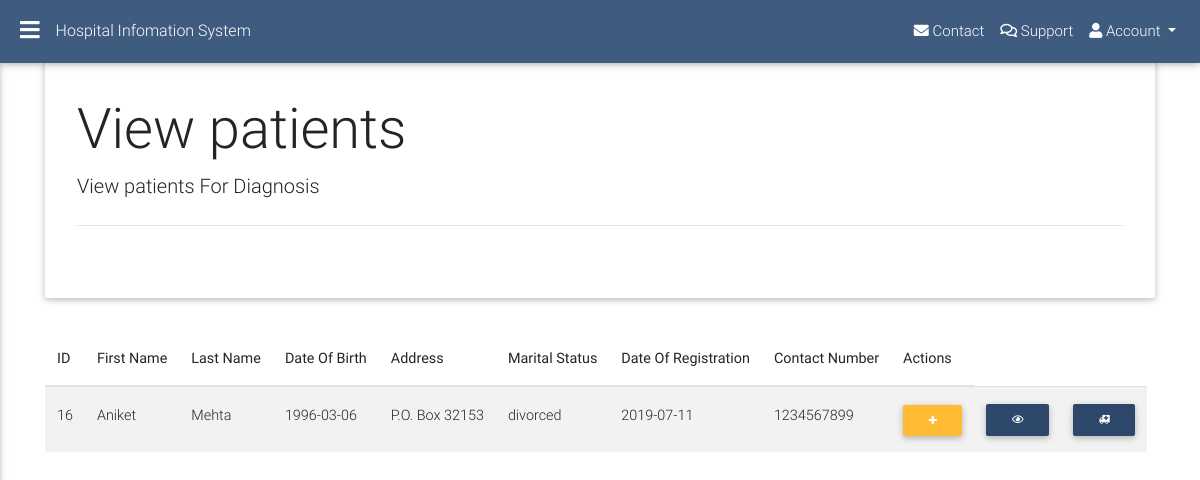
Screenshot of /src/diag/viewDiag.php (signed in) with the database file from the repository.
### tables this page shows
CREATE TABLE `patients` (
  `user_id` int(11) NOT NULL,
  `firstname` varchar(256) DEFAULT NULL,
  `lastname` varchar(256) DEFAULT NULL,
  `dob` date DEFAULT NULL,
  `address` text DEFAULT NULL,
  `married` varchar(256) DEFAULT NULL,
  `dor` date DEFAULT NULL,
  `contact` varchar(256) DEFAULT NULL,
  `referred` varchar(30) DEFAULT NULL,
  `reason` varchar(100) DEFAULT NULL
);

### includes/dao.php (called while the page is built, shortened)
<?php
include "header.php";
include "sidenav.php";
include "jumbo.php";
$jumbo = new jumbo;

### includes/patients/PatientsController.php (called while the page is built, shortened)
<?php
class PatientsController
{
    public function viewAllPatients()
    {
        $db = new DBconnection();
        $dbConn = $db->getConnection();
        return $dbConn->query("SELECT * FROM patients ORDER BY user_id DESC");
    }
}

### src/diag/viewDiag.php (the view, shortened to what this page needs)
<?php include "../../includes/dao.php" ?>
<?php include "../../includes/patients/PatientsController.php";
$patients = new PatientsController();
?>
<div class="container">
    <?= $jumbo->getJumbo("View  patients", "View patients For Diagnosis") ?>
    <?php $patientsList = $patients->viewAllPatients(); ?>
    <table class="table table-responsive table-striped table-hover">
        <thead>
            <th>ID</th>
            <th>First Name</th>
            <th>Last Name</th>
            <th>Date Of Birth</th>
            <th>Address</th>
            <th>Marital Status</th>
            <th>Date Of Registration</th>
            <th>Contact Number</th>
            <th>Actions</th>
        </thead>
        <tbody>
            <?php while ($row = $patientsList->fetch(PDO::FETCH_ASSOC)) {
                ?>
                <tr>
                    <td><?= $row['user_id'] ?></td>
                    <td><?= $row['firstname'] ?></td>
                    <td><?= $row['lastname'] ?></td>
                    <td><?= $row['dob'] ?></td>
                    <td><?= $row['address'] ?></td>
                    <td><?= $row['married'] ?></td>
                    <td><?= $row['dor'] ?></td>
                    <td><?= $row['contact'] ?></td>
                    <td><a title="Add Tests" href="addTests.php?id=<?= $row['user_id'] ?>" class="btn btn-sm btn-warning fa fa-plus"></a> </td>
                    <td><a title="View Tests" href="viewTests.php?id=<?= $row['user_id'] ?>" class="btn btn-sm btn-default fas fa-eye"></a> </td>
                    <td><a title="Refer patient" onclick="modal(<?= $row['user_id'] ?>)" class="btn btn-sm btn-default fa fa-ambulance"></a> </td>
                </tr>
            <?php } ?>
        </tbody>
    </table>
</div>
<?php include "../../includes/footer.php"; ?>

### public/css/all.css (style rules this page uses)
.fa,.fab,.fal,.far,.fas { -moz-osx-font-smoothing:grayscale;-webkit-font-smoothing:antialiased;display:inline-block;font-style:normal;font-variant:normal;text-rendering:auto;line-height:1 }
.fa-ambulance:before { content:"\f0f9" }
.fa-eye:before { content:"\f06e" }
.fa-plus:before { content:"\f067" }
.fa,.far,.fas { font-family:"Font Awesome 5 Free" }
.fa,.fas { font-weight:900 }

### rows the page displays
patients: user_id "16", firstname "Aniket", lastname "Mehta", dob "1996-03-06", address "P.O. Box 32153", married "divorced", dor "2019-07-11", contact "1234567899"

### other values shown
$title "View patients"
$detail "View patients For Diagnosis"
